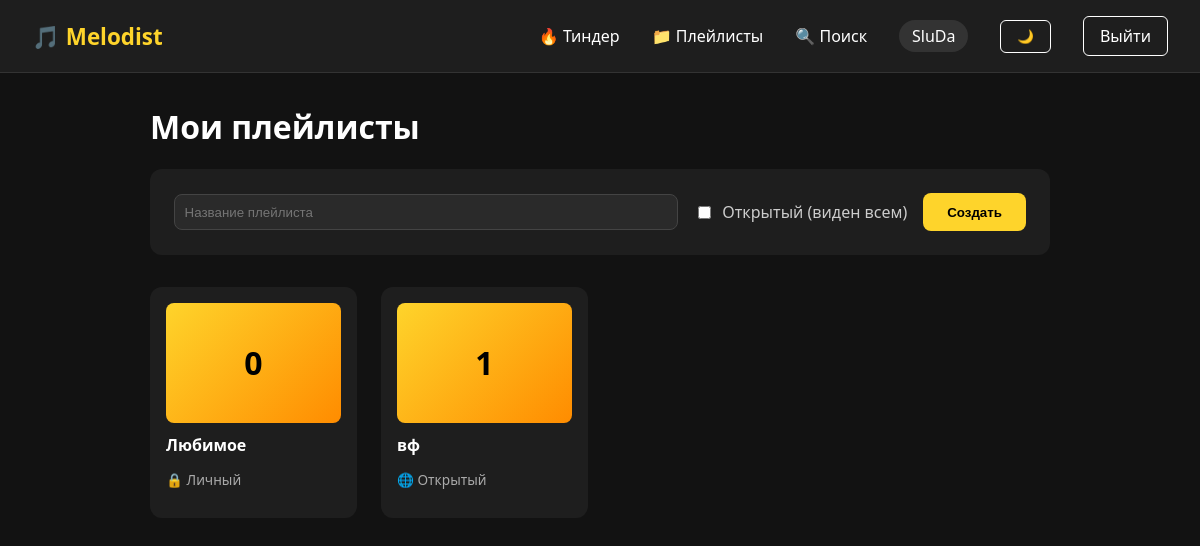
The app's page /playlists (signed in) with its own data.
### app.py (models this page shows)
class User(db.Model, UserMixin):
    id = db.Column(db.Integer, primary_key=True)  # первичный ключ
    username = db.Column(db.String(50), unique=True, nullable=False)  # уникальный логин
    password = db.Column(db.String(255), nullable=False)  # хэш пароля
    genres = db.Column(db.String(200))  # музыкальные вкусы, заполняются после регистрации на странице
    artists = db.Column(db.String(200))
    playlists = db.relationship('Playlist', backref='owner', lazy=True)
    dislikes = db.relationship('Track', secondary=disliked_tracks, backref='disliked_by')

class Playlist(db.Model):
    id = db.Column(db.Integer, primary_key=True)
    name = db.Column(db.String(200), nullable=False)
    is_public = db.Column(db.Boolean, default=False)
    user_id = db.Column(db.Integer, db.ForeignKey('user.id'), nullable=False)
    tracks = db.relationship('Track', secondary='playlist_track', lazy='subquery',
                             backref=db.backref('playlists', lazy=True))

### app.py (the view)
@app.route('/playlists')
@login_required
def playlists():
    my_playlists = Playlist.query.filter_by(user_id=current_user.id).all()
    return render_template('playlists.html', playlists=my_playlists)

### app.py (called while the page is built)
@login_manager.user_loader
def load_user(user_id):
    return db.session.get(User, int(user_id))

### templates/playlists.html
{% extends "base.html" %}
{% block content %}
<h1 class="section-title">Мои плейлисты</h1>
<div class="create-playlist">
    <form method="POST" action="{{ url_for('create_playlist') }}">
        <input type="text" name="name" placeholder="Название плейлиста" required>
        <label class="checkbox-label">
            <input type="checkbox" name="is_public"> Открытый (виден всем)
        </label>
        <button type="submit" class="btn-accent">Создать</button>
    </form>
</div>
<div class="playlist-grid">
    {% for playlist in playlists %}
    <a href="{{ url_for('playlist_detail', playlist_id=playlist.id) }}" class="playlist-card">
        <div class="playlist-cover">
            <span>{{ playlist.tracks|length }}</span>
        </div>
        <h3>{{ playlist.name }}</h3>
        <p>{% if playlist.is_public %} 🌐 Открытый {% else %} 🔒 Личный {% endif %}</p>
    </a>
    {% endfor %}
</div>
{% endblock %}

### templates/base.html (shortened to what this page needs)
<!DOCTYPE html>
<html lang="ru">
<head>
    <link rel="stylesheet" href="{{ url_for('static', filename='style.css') }}">
</head>
<body class="dark">
    <nav class="navbar">
        <a href="{{ url_for('index') }}" class="logo">🎵 Melodist</a>
        {% if current_user.is_authenticated %}
            <div class="nav-links">
                <a href="{{ url_for('tinder') }}">🔥 Тиндер</a>
                <a href="{{ url_for('playlists') }}">📁 Плейлисты</a>
                <a href="{{ url_for('search') }}">🔍 Поиск</a>
                <a href="{{ url_for('profile') }}" class="user-badge" title="Мой профиль">{{ current_user.username }}</a>
                <button id="theme-toggle" class="btn-outline" title="Переключить тему">🌙</button>
                <a href="{{ url_for('logout') }}" class="btn-outline">Выйти</a>
            </div>
        {% endif %}
    </nav>
    <main class="content">
        {% block content %}{% endblock %}
    </main>
</body>
</html>

### static/style.css (style rules this page uses)
:root { --bg: #121212; --surface: #1e1e1e; --text: #fff; --accent: #FED42B; }
body { background: var(--bg); color: var(--text); font-family: 'Segoe UI', sans-serif; margin: 0; transition: background 0.3s ease, color 0.3s ease; }
.navbar { display: flex; justify-content: space-between; align-items: center; padding: 1rem 2rem; background: var(--surface); border-bottom: 1px solid #333; }
.logo { font-size: 1.4rem; font-weight: bold; color: var(--accent); text-decoration: none; }
.nav-links { display: flex; gap: 2rem; align-items: center; }
.nav-links a { color: var(--text); text-decoration: none; font-weight: 500; }
.user-badge { background: #333; padding: 0.3rem 0.8rem; border-radius: 20px; }
.content { max-width: 900px; margin: 2rem auto; padding: 0 1rem; }
.btn-accent { background: var(--accent); color: #000; border: none; padding: 0.7rem 1.5rem; border-radius: 8px; font-weight: bold; cursor: pointer; transition: 0.2s; }
.btn-outline { border: 1px solid var(--text); color: var(--text); background: transparent; padding: 0.5rem 1rem; border-radius: 6px; text-decoration: none; }
.create-playlist { background: var(--surface); padding: 1.5rem; border-radius: 12px; margin-bottom: 2rem; }
.create-playlist form { display: flex; gap: 1rem; align-items: center; flex-wrap: wrap; }
.create-playlist input[type="text"] { padding: 0.6rem; background: #2a2a2a; border: 1px solid #444; border-radius: 8px; color: white; flex: 1; }
.checkbox-label { display: flex; align-items: center; gap: 0.5rem; color: #ccc; }
.playlist-grid { display: grid; grid-template-columns: repeat(auto-fill, minmax(180px, 1fr)); gap: 1.5rem; }
.playlist-card { background: var(--surface); border-radius: 12px; padding: 1rem; text-decoration: none; color: inherit; transition: transform 0.2s; }
.playlist-cover { width: 100%; height: 120px; background: linear-gradient(135deg, #FED42B, #ff8c00); border-radius: 8px; display: flex; align-items: center; justify-content: center; font-size: 2rem; font-weight: bold; color: #000; }
.playlist-card h3 { margin: 0.7rem 0 0.2rem; font-size: 1rem; }
.playlist-card p { color: #aaa; font-size: 0.85rem; }

### records on screen
User: username "SluDa"
Playlist: tracks|length "0", name "Любимое", is_public "🔒 Личный"
Playlist: tracks|length "1", name "вф", is_public "🌐 Открытый"
